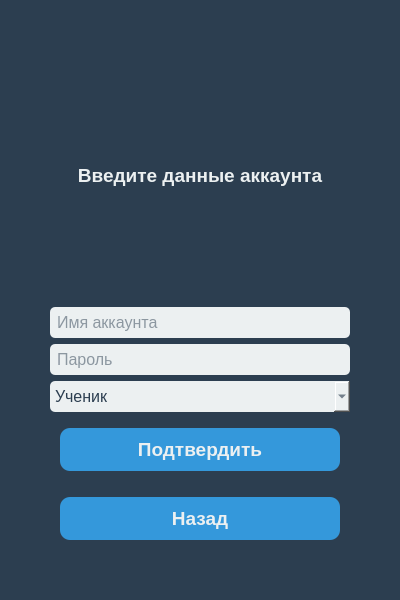
<?xml version="1.0" encoding="UTF-8"?>
<ui version="4.0">
 <class>Account</class>
 <widget class="QDialog" name="Account">
  <property name="geometry">
   <rect>
    <x>0</x>
    <y>0</y>
    <width>400</width>
    <height>600</height>
   </rect>
  </property>
  <property name="windowTitle">
   <string>Аккаунт</string>
  </property>
  <property name="styleSheet">
   <string notr="true">
    QDialog {
        background-color: #2c3e50;
    }
    QLabel {
        color: #ecf0f1;
        font-size: 14pt;
        font-weight: bold;
    }
    QLineEdit {
        background-color: #ecf0f1;
        color: #2c3e50;
        font-size: 12pt;
        padding: 5px;
        border-radius: 5px;
    }
    QComboBox {
        background-color: #ecf0f1;
        color: #2c3e50;
        font-size: 12pt;
        padding: 5px;
        border-radius: 5px;
    }
    QPushButton {
        background-color: #3498db;
        color: #ecf0f1;
        font-size: 14pt;
        font-weight: bold;
        border-radius: 10px;
        padding: 10px;
        min-width: 200px;
        margin: 10px;
    }
    QPushButton:hover {
        background-color: #2980b9;
    }
    QPushButton:pressed {
        background-color: #1abc9c;
    }
   </string>
  </property>
  <widget class="QWidget" name="verticalLayoutWidget">
   <property name="geometry">
    <rect>
     <x>50</x>
     <y>50</y>
     <width>300</width>
     <height>500</height>
    </rect>
   </property>
   <layout class="QVBoxLayout" name="verticalLayout">
    <item>
     <widget class="QLabel" name="titleLabel">
      <property name="text">
       <string>Введите данные аккаунта</string>
      </property>
      <property name="alignment">
       <set>Qt::AlignCenter</set>
      </property>
     </widget>
    </item>
    <item>
     <widget class="QLineEdit" name="usernameEdit">
      <property name="placeholderText">
       <string>Имя аккаунта</string>
      </property>
     </widget>
    </item>
    <item>
     <widget class="QLineEdit" name="passwordEdit">
      <property name="placeholderText">
       <string>Пароль</string>
      </property>
      <property name="echoMode">
       <enum>QLineEdit::Password</enum>
      </property>
     </widget>
    </item>
    <item>
     <widget class="QComboBox" name="roleComboBox">
      <property name="editable">
       <bool>false</bool>
      </property>
      <item>
       <property name="text">
        <string>Ученик</string>
       </property>
      </item>
      <item>
       <property name="text">
        <string>Преподаватель</string>
       </property>
      </item>
     </widget>
    </item>
    <item>
     <widget class="QPushButton" name="confirmButton">
      <property name="text">
       <string>Подтвердить</string>
      </property>
     </widget>
    </item>
    <item>
     <widget class="QPushButton" name="backButton">
      <property name="text">
       <string>Назад</string>
      </property>
     </widget>
    </item>
   </layout>
  </widget>
 </widget>
 <resources/>
 <connections/>
</ui>
